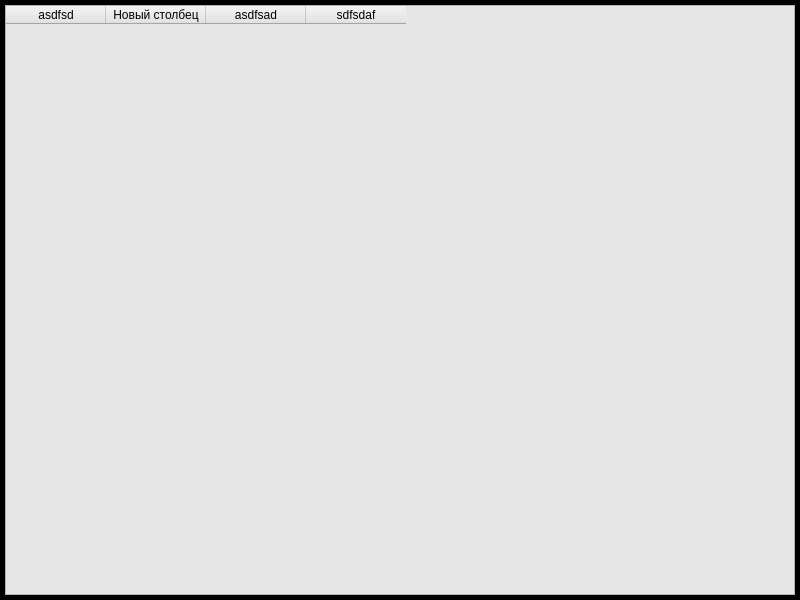
<?xml version="1.0" encoding="UTF-8"?>
<ui version="4.0">
 <class>MainWindow</class>
 <widget class="QMainWindow" name="MainWindow">
  <property name="geometry">
   <rect>
    <x>0</x>
    <y>0</y>
    <width>800</width>
    <height>600</height>
   </rect>
  </property>
  <property name="windowTitle">
   <string>Coffee</string>
  </property>
  <widget class="QWidget" name="centralwidget">
   <property name="minimumSize">
    <size>
     <width>800</width>
     <height>600</height>
    </size>
   </property>
   <property name="styleSheet">
    <string notr="true">background-color: rgb(0, 0, 0);</string>
   </property>
   <layout class="QGridLayout" name="gridLayout">
    <property name="leftMargin">
     <number>5</number>
    </property>
    <property name="topMargin">
     <number>5</number>
    </property>
    <property name="rightMargin">
     <number>5</number>
    </property>
    <property name="bottomMargin">
     <number>5</number>
    </property>
    <property name="spacing">
     <number>0</number>
    </property>
    <item row="0" column="0">
     <widget class="QTableWidget" name="tableWidget">
      <property name="font">
       <font>
        <family>Times New Roman</family>
        <pointsize>20</pointsize>
       </font>
      </property>
      <property name="styleSheet">
       <string notr="true">background-color: rgb(231, 231, 231);</string>
      </property>
      <column>
       <property name="text">
        <string>asdfsd</string>
       </property>
      </column>
      <column>
       <property name="text">
        <string>Новый столбец</string>
       </property>
      </column>
      <column>
       <property name="text">
        <string>asdfsad</string>
       </property>
      </column>
      <column>
       <property name="text">
        <string>sdfsdaf</string>
       </property>
      </column>
     </widget>
    </item>
   </layout>
  </widget>
 </widget>
 <resources/>
 <connections/>
</ui>
